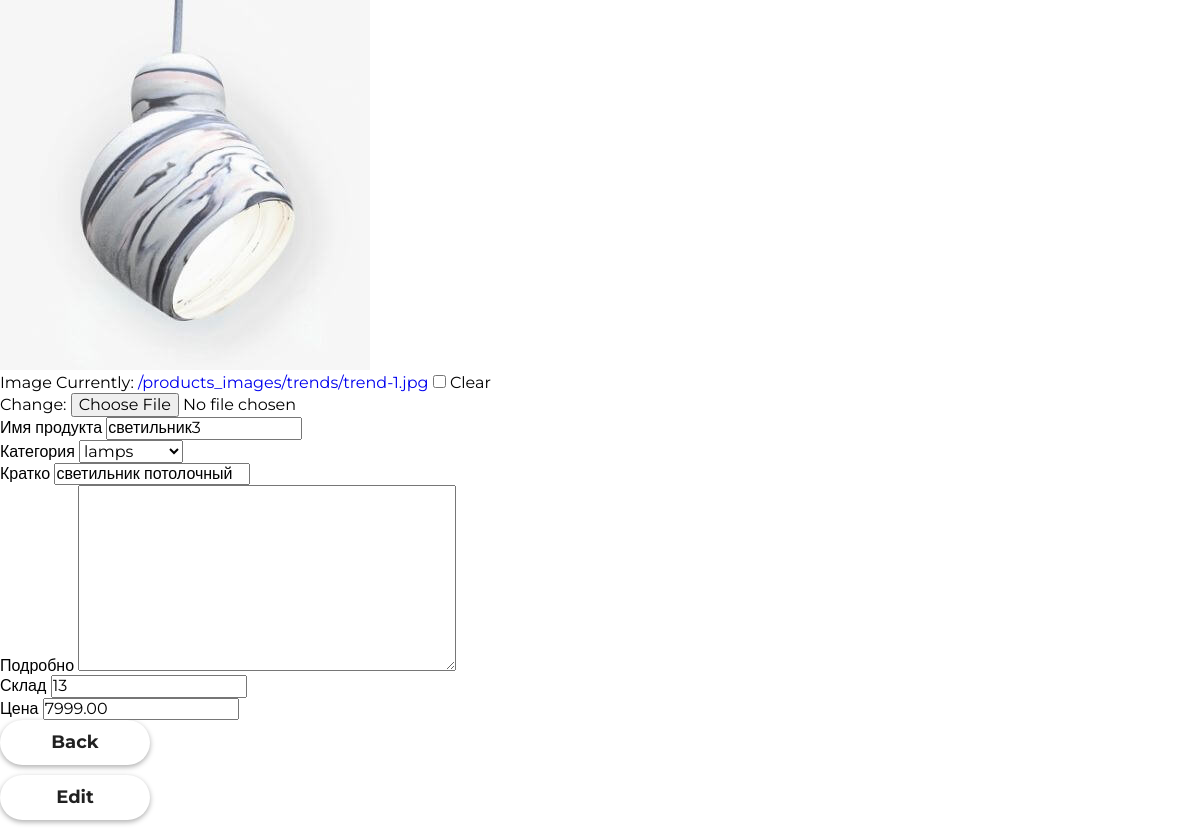
The app's page /products/product_list/12/, older data.
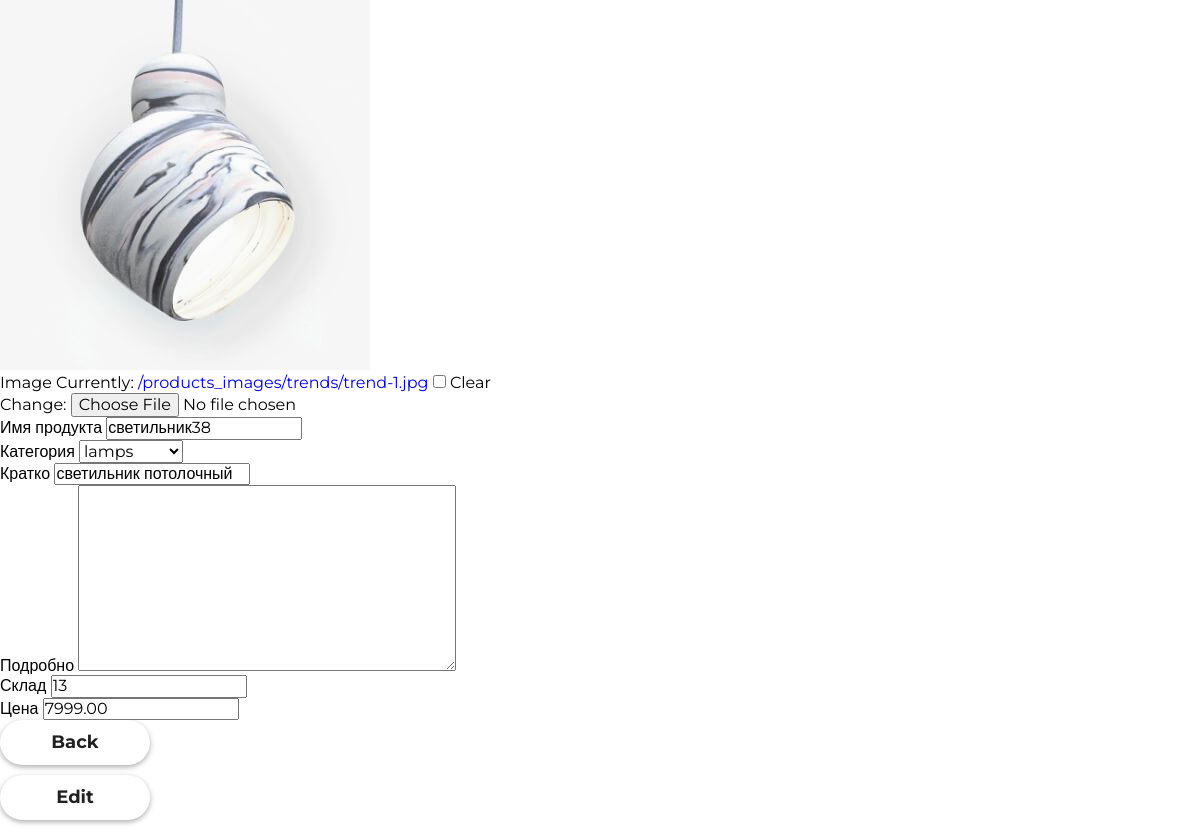
The same page, newer data.
### mainapp/models.py (models this page shows, shortened)
class Product(models.Model):
    category = models.ForeignKey(ProductCategory, on_delete=models.CASCADE, verbose_name='Категория')
    name = models.CharField(verbose_name='имя продукта', max_length=128)
    image = models.ImageField(upload_to='products_images', blank=True, default='placeholder.png')
    short_desc = models.CharField(verbose_name='кратко', max_length=60, blank=True)
    description = models.TextField(verbose_name='подробно', blank=True)
    price = models.DecimalField(verbose_name='цена', max_digits=8, decimal_places=2, default=0)
    quantity = models.PositiveIntegerField(verbose_name='склад', default=0)
    modified = models.DateTimeField(auto_now=True)
    created = models.DateTimeField(auto_now_add=True)
    is_active = models.BooleanField(default=True)

### mainapp/views/products.py (the view)
class ProductDetailView(FormMixin, DetailView):
    queryset = Product.objects.filter(is_active=True)
    template_name = 'mainapp/product_detail.html'
    form_class = ProductFormModel
    def get_context_data(self, **kwargs):
        context = super(ProductDetailView, self).get_context_data(**kwargs)
        context['form'] = ProductFormModel(instance=self.object)
        context['button'] = 'Edit'
        context['type'] = 'detail'
        return context

### mainapp/forms/products.py
class ProductFormModel(forms.ModelForm):
    class Meta:
        model = Product
        fields = ['image', 'name', 'category', 'short_desc', 'description', 'quantity', 'price']

### mainapp/models.py (called while the page is built)
    def __str__(self):
        return self.name

### mainapp/templates/mainapp/product_detail.html (shortened to what this page needs)
{% extends "base.html" %}
{% load static %}
{% block container %}
    <img src="/media/{{ form.image.value|default:'placeholder.png'}}" alt="">
    <form action="" method="POST" enctype="multipart/form-data">
    {% for field in form  %}
        <div class="field">
            <label for="{{ field.name }}" class="form-field-label">
                {{ field.label }}
            </label>
            {{ field }}
        </div>
    {% endfor %}
        <a href="{% url 'products:product_list' %}" class="order-link button-link">Back</a>
        {% if type == 'create' %}
        <button type="submit" class="order-link button-link">{{ button }}</button>
        {% elif type == 'detail' %}
        <a href="{% url 'products:product_edit' pk=object.pk %}" class="order-link button-link">{{ button }}</a>
        {% elif type == 'edit' %}
        <button type="submit" class="order-link button-link save">{{ button }}</button>
        <a href="{% url 'products:product_delete' pk=object.pk %}" class="order-link button-link delete">Delete</a>
        {% elif type == 'delete' %}
        <button type="submit" class="order-link button-link delete">{{ button }}</button>
        {% endif %}
    </form>
{% endblock %}

### geekshop/templates/base.html (shortened to what this page needs)
{% load static %}
<!DOCTYPE html>
<html lang="en">
<head>
    <link rel="stylesheet" href="{% static 'mainapp/css/style.css' %}">
    <link rel="stylesheet" href="{% static 'mainapp/css/normalize.css' %}">
    <link rel="stylesheet" href="https://use.fontawesome.com/releases/v5.2.0/css/all.css">
</head>
<body>
    {% block container %}
    {% endblock %}
</body>
</html>

### mainapp/static/mainapp/css/style.css (style rules this page uses)
* { margin: 0; padding: 0; }
body { font-family: 'Montserrat', sans-serif; background-color: white; }
a { text-decoration: none; }
.order-link { font-family: Montserrat; color: #212121; font-size: 18px; font-weight: 700; text-align: center; background-color: #ffffff; box-shadow: 0px 2px 4.85px 0.15px rgba(33, 33, 33, 0.35); width: 181px; height: 45px; line-height: 45px; display: block; border-radius: 22.5px; transition: 0.5s; padding-left: 16.5px; padding-right: 16.5px; }
.button-link { width: 150px; padding-left: unset; padding-right: unset; margin-bottom: 10px; }

Row changes from the older to the newer data that the page shows:
changed Product "lamps": name "светильник3" → "светильник38"
